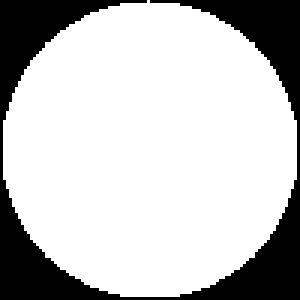
%> input picture CI/lab2/Session_2/apertures/circular.bmp, 100 x 100 px (shown 3 times larger)
$ octave explore_sigma_blurSize.m   (GNU Octave 9; MATLAB toolbox functions it lacks are replaced by stand-ins)
%> lines starting %> are read from the running program, lines starting %| are printed output that depends on the picture; in (x1, y1, x2, y2) boxes, pixels count from 0 and x2, y2 are one past the last pixel; in counts of white or black regions, pixels touching at a corner belong together; the program's own positions count from 1
### CI/lab2/Session_2/zDefocused.m
function f = zDefocused(f0, k, sigma, flag)

	[height, width] = size(f0);

    if flag == 1
        % Assume the defocus is circular convolution
		k = zPSFPad(k, height, width);
		k = fft2(fftshift(k));
		f = abs(ifft2(fft2(f0) .* k)) + randn(height, width) * sigma;

    else
        % Not make that assumption. But in this case, because of the
        % boundary effects, the "effective" noise level is very high.
		k = rot90(k, 2);
		f = imfilter(f0, k) + randn(height, width) * sigma;

    end

end

### CI/lab2/Session_2/eMakePrior.m
function prior = eMakePrior(height, width)
    % A simple code to compute averaged power spectrum
    % Input: the prior size, and a set of images
    % Output: the expected/averaged power spectrum
	F2 = 0;
	count = 0;

    for p = 1:7

        strImg = ['./priors/', num2str(p), '.jpg'];
		f0 = im2double(imread(strImg));
		[height_L, width_L] = size(f0);

        for ky = 1:round(height/2):(height_L-height)

            for kx = 1:round(width/2):(width_L-width)

                F0 = fft2(f0(ky:(ky+height-1), kx:(kx+width-1)));
                F2 = F2 + F0 .* conj(F0);
		        count = count+1;

            end

        end

    end

	prior = F2 / count;

end

### CI/lab2/Session_2/explore_sigma_blurSize.m
close all;
clear all;

% Read data
aperture = imread('apertures/circular.bmp');
%> aperture is the input picture: size 100x100 uint8; 76.6% white; 1 black region, box (x1, y1, x2, y2) and area: (0, 0, 100, 100) 2343
image = imread('images/burano.jpg');
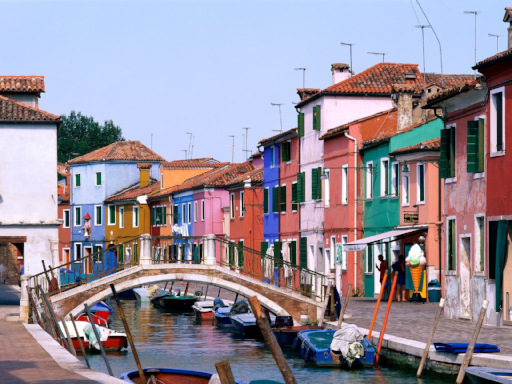
%> input picture CI/lab2/Session_2/images/burano.jpg, 512 x 384 px
%> image is the input picture: size 384x512x3 uint8; mean R, G, B 150, 142.2, 155.4
image = image(:, :, 1);
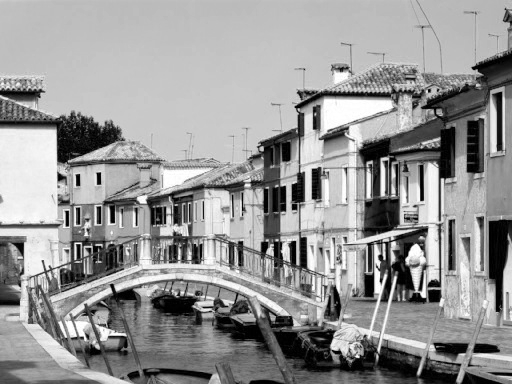
%> image: size 384x512 uint8; min 0, max 255, mean 150

[height, width, channel] = size(im2double(image));
%> height = 384; width = 512; channel = 1

% Define parameter ranges
sigma_values = [0.001, 0.005, 0.01]; % Different noise levels (Gaussian noise)
blurSize_values = [3, 7, 11]; % Different blur sizes

% Initialize arrays to store quality metrics
psnr_values = zeros(numel(sigma_values), numel(blurSize_values));
ssim_values = zeros(numel(sigma_values), numel(blurSize_values));

% Initialize cell array to store reconstructed images
reconstructed_images = cell(numel(sigma_values), numel(blurSize_values));

% Iterate over parameter combinations
for i = 1:numel(sigma_values)
    for j = 1:numel(blurSize_values)
        sigma = sigma_values(i);
        blurSize = blurSize_values(j);

        % Apply blur and noise to the image
        f0 = im2double(image);
        k1 = calculate_psf(aperture, blurSize);
        f1 = zDefocused(f0, k1, sigma, 0);

        % Perform deblurring using Wiener deconvolution
        f0_hat_wnr = zDeconvWNR(f1, k1, calculate_prior(height, width, sigma));
% [102 lines not run here, left out]
function k = calculate_psf(aperture, blurSize)
%> called with blurSize = 3
    temp = fspecial('disk', blurSize);
    flow = max(temp(:));
    k = im2double(imresize(aperture, [2*blurSize + 1, 2*blurSize + 1], 'nearest'));
%> k = [0 0 1 1 1 0 0; 0 1 1 1 1 1 0; 1 1 1 1 1 1 1; 1 1 1 1 1 1 1; 1 1 1 1 1 1 1; 0 1 1 1 1 1 0; 0 0 1 1 1 0 0]
    k = k * (flow / max(k(:)));
%> k = [0 0 0.0354 0.0354 0.0354 0 0; 0 0.0354 0.0354 0.0354 0.0354 0.0354 0; 0.0354 0.0354 0.0354 0.0354 0.0354 0.0354 0.0354; 0.0354 0.0354 0.0354 0.0354 0.0354 0.0354 0.0354; 0.0354 0.0354 0.0354 0.0354 0.0354 0.0354 0.0354; 0 0.0354 0.0354 0.0354 0.0354 0.0354 0; 0 0 0.0354 0.0354 0.0354 0 0]
%> `k1 = calculate_psf(aperture, blurSize);`: k1 has the same summary as k in calculate_psf
%> in zDefocused, `f = imfilter(f0, k) + randn(height, width) * sigma;`:
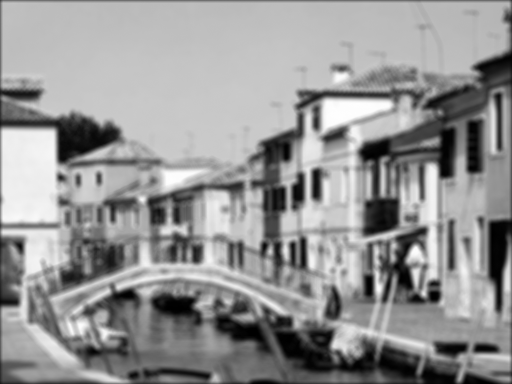
%> f: size 384x512 double; min 0.00215, max 1.31, mean 0.765; drawn with min black and max white
end

function prior = calculate_prior(height, width, sigma)
    A_star = eMakePrior(height, width) + 0.00000001;
%> the run ends on the next line
    C = sigma.^2 * height * width ./ A_star;
    prior = C;
end
